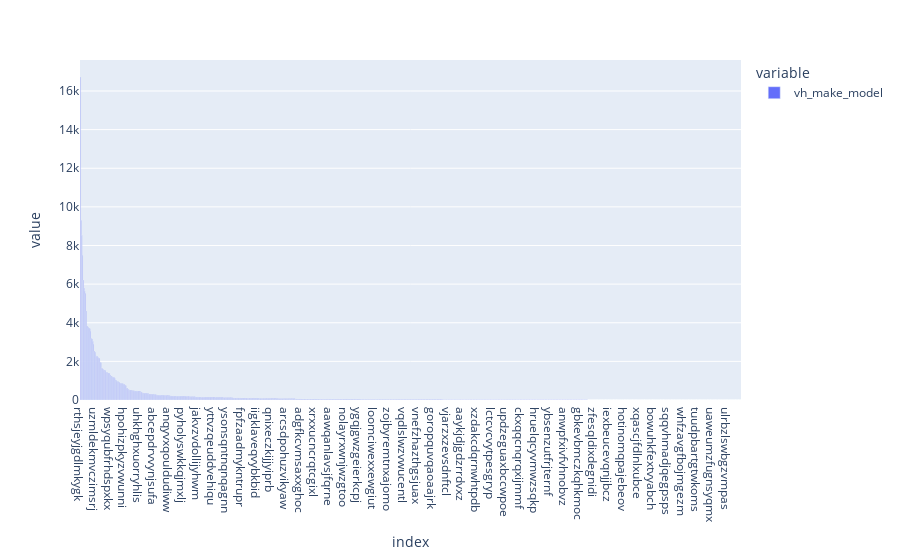

This figure's notebook cell:
### Markdown cell above
#### Veículos com maior probabilidade de ter claim maior que 0

### Code cell
px.bar(df['vh_make_model'].value_counts())

### Figure 1 — Plotly figure (JSON) as saved in the notebook; plotly's stock layout.template omitted (floating-point values rounded to 4 significant figures; data arrays with more than 128 entries replaced by an {"elided": "..."} marker saying what was removed)
{"data": [{"alignmentgroup": "True", "hovertemplate": "variable=vh_make_model<br>index=%{x}<br>value=%{y}<extra></extra>", "legendgroup": "vh_make_model", "marker": {"color": "#636efa"}, "name": "vh_make_model", "offsetgroup": "vh_make_model", "orientation": "v", "showlegend": true, "textposition": "auto", "type": "bar", "x": {"elided": "900 str values"}, "xaxis": "x", "y": {"elided": "900 int values"}, "yaxis": "y"}], "layout": {"barmode": "relative", "legend": {"title": {"text": "variable"}, "tracegroupgap": 0}, "margin": {"t": 60}, "xaxis": {"anchor": "y", "domain": [0, 1], "title": {"text": "index"}}, "yaxis": {"anchor": "x", "domain": [0, 1], "title": {"text": "value"}}}}
